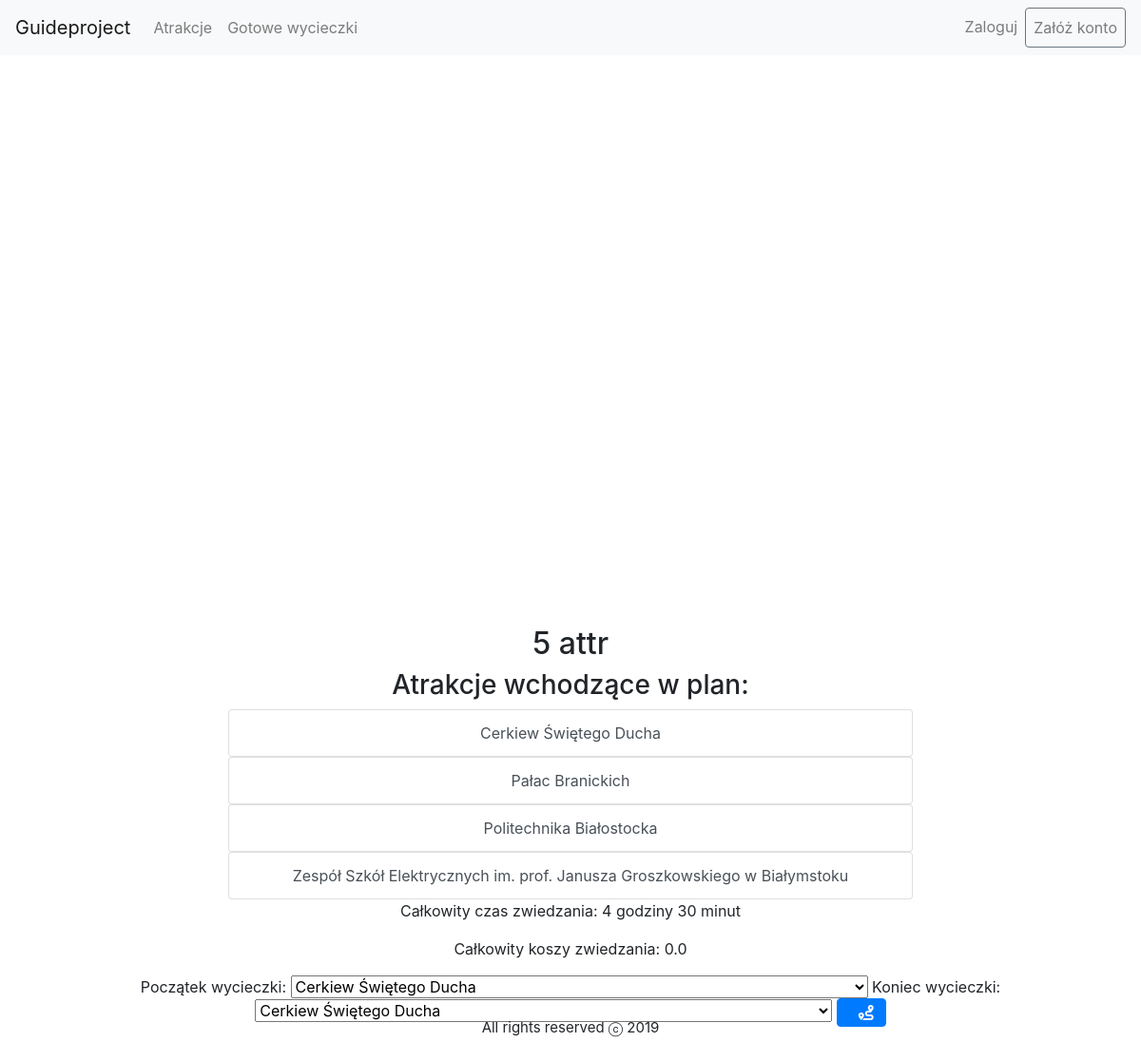
Page /guide/tripplan/5 on the committed database.
### guide/models.py (models this page shows, shortened)
class TripPlan(models.Model):
    name = models.CharField(_("Name"), max_length=150)
    creator = models.ForeignKey("Client", verbose_name=_(
        "Creator"), on_delete=models.CASCADE, null=True, blank=True)
    attractions = models.ManyToManyField(
        "Attraction", verbose_name=_("Attraction list"))
    class Meta:
        ordering = ['name']

class Attraction(models.Model):
    name = models.CharField(_("Name"),
                            max_length=200, help_text="Enter attraction's name.")
    description = models.TextField(max_length=500)
    categories = models.ManyToManyField(
        "Category")
    localization = models.ForeignKey(
        "Localization", verbose_name=_("Address"), on_delete=models.CASCADE, null=True, blank=True)
    timeNeededToSightsee = models.FloatField(
        _("Time neede to sightsee (in hours)"))
    ticketCost = models.FloatField(
        _("Ticket's cost"), default=0)
    def display_catogory(self):
        """Create a string for the Category. This is required to display category in Admin."""
        return ', '.join(category.name for category in self.categories.all())
    display_catogory.short_description = 'Category'
    class Meta:
        ordering = ['name']

### guide/views.py (the view)
# urls.py: path('tripplan/<int:pk>', views.TripPlanDetailView.as_view(),
class TripPlanDetailView(DetailView):
    model = TripPlan
    def get_context_data(self, **kwargs):
        context = super().get_context_data(**kwargs)
        attractionLocalizations = extractInfo(self.object.attractions.all())
        context["attractionLocalizations"] = attractionLocalizations
        context["numberOfLocations"] = len(attractionLocalizations)
        hours, minutes = getTotalTime(self.object.attractions.all())
        context['hours'] = hours
        context['minutes'] = minutes
        context['totalPrice'] = getTotalPrice(self.object.attractions.all())
        return context

### guide/views.py (called while the page is built, shortened)
def extractInfo(attractionList):
    formattedInfo = []
    try:
        for attraction in attractionList:
            formattedInfo.append({'name': attraction.name,
                                  'lat-lng': {'lat': attraction.localization.lattitude, 'lng': attraction.localization.longitude}})
        return formattedInfo
    except:
        pass

def getTotalPrice(attractions):
    totalPrice = 0
    for attraction in attractions:
        totalPrice += attraction.ticketCost
    return totalPrice

def getTotalTime(attractions):
    totalTime = 0
    for attraction in attractions:
        totalTime += attraction.timeNeededToSightsee
    return math.floor(totalTime), round((totalTime-math.floor(totalTime))*60)

### guide/templates/guide/tripplan_detail.html (shortened to what this page needs)
{% extends "base.html" %}
{% block content %}
    <div id="map"></div>
    <center><h2>{{tripplan.name}}</h2></center>
<center> <h3>Atrakcje wchodzące w plan:</h3></center>
        {% for attraction in tripplan.attractions.all %}
              <center><div class="list-group" style="width: 60%;">
  <a href="{% url 'attraction-detail' attraction.pk %}" class="list-group-item list-group-item-action">
    {{attraction.name}}
  </a>
</div>
        {% endfor %}
        <p>Całkowity czas zwiedzania: <span id="totalTime_hours">{{hours}}</span> godziny <span id="totalTime_minutes">{{minutes}}</span> minut<p>
        <p>Całkowity koszy zwiedzania: {{totalPrice}}<p>
        <p id="totalDistance"><p>
        {% if numberOfLocations > 1 %}
        <span>Początek wycieczki: </span>
        <select id="start">
          {% for attraction in attractionLocalizations  %}
            <option value="{{attraction.name}}">{{attraction.name}}</option>
          {% endfor %}
        </select>
        <span>Koniec wycieczki: </span>
        <select id="end">
          {% for attraction in attractionLocalizations  %}
            <option value="{{attraction.name}}">{{attraction.name}}</option>
          {% endfor %}
        </select>
         <button id="makeroute" type="button" class="btn btn-primary"><i class="fas fa-route route"></i></button>
        {% endif %}
{% endblock content %}

### guide/static/css/styles.css (style rules this page uses)
html, body { width: 100vw; margin: 0; padding: 0; }
#map { padding: 0; margin: 0; width: 100%; height: 600px; }
i { margin-left: 10px; }

### rows in the picture
TripPlan: name "5 attr"
Attraction: name "Cerkiew Świętego Ducha"
Attraction: name "Pałac Branickich"
Attraction: name "Politechnika Białostocka"
Attraction: name "Zespół Szkół Elektrycznych im. prof. Janusza Groszkowskiego w Białymstoku"

### other values in the picture
{{ hours }} "4"
{{ minutes }} "30"
{{ totalPrice }} "0.0"
